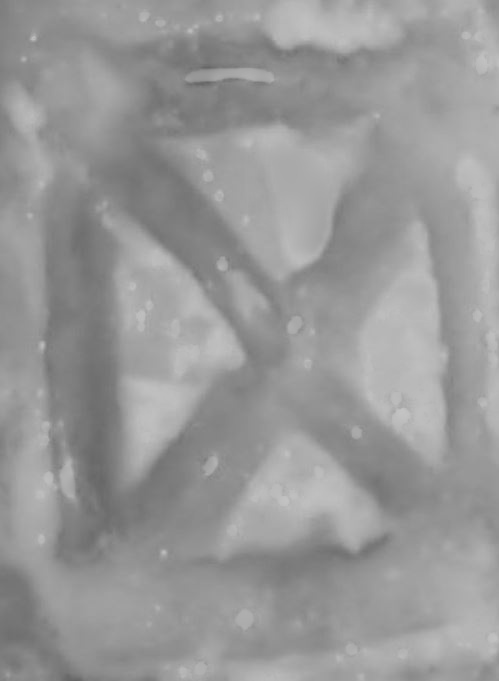
#> input picture Pycode/ReflectionCorrected/Capture.JPG, 499 x 681 px
$ python morphologicalProcessing.py ../Pycode/ReflectionCorrected/Capture.JPG
#> lines starting #> are read from the running program, lines starting #| are printed output that depends on the picture; after the words box and inside, x2 and y2 are one past the last pixel; in counts of white or black regions, pixels touching at a corner belong together
from matplotlib import pyplot as plt
import sys,os
import cv2
from skimage.morphology import erosion, dilation, opening, closing, white_tophat
from skimage.morphology import disk
from sklearn.cluster import DBSCAN
from sklearn.preprocessing import StandardScaler
from sympy import Point,Line
import numpy as np
import math


def binarize(img):
  mask = cv2.adaptiveThreshold(img,255,cv2.ADAPTIVE_THRESH_GAUSSIAN_C,cv2.THRESH_BINARY,51,5)
  return(mask)


# [61 lines left out: functions getPoints, getAllAngles, getSquares, distance, not called in this run]

img = cv2.imread(sys.argv[1],cv2.IMREAD_UNCHANGED)
#> img is the input picture: shape (681, 499); min 100, max 196, mean 152
img = cv2.cvtColor(img, cv2.COLOR_BGRA2BGR)
gray = cv2.cvtColor(img,cv2.COLOR_BGR2GRAY)

selem = disk(9)
eroded = erosion(gray, selem)
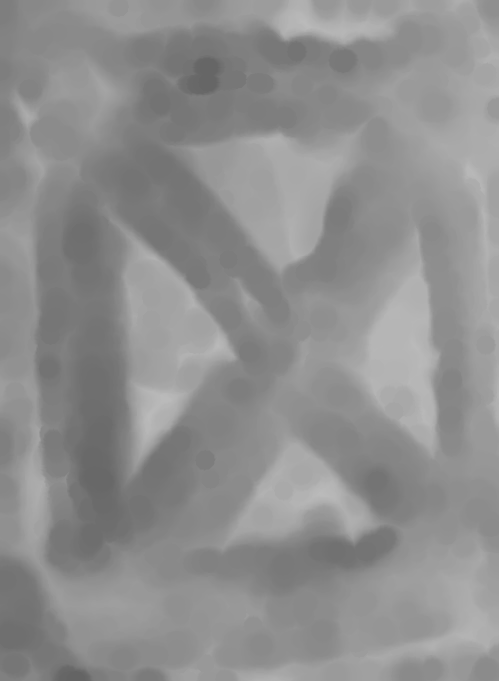
#> eroded: shape (681, 499); min 100, max 187, mean 142.9


sigI,sigS = 7,7
kbsize = -1
blurred = cv2.bilateralFilter(eroded,kbsize,sigI,sigS)
blurred = cv2.bilateralFilter(blurred,kbsize,sigI,sigS)
blurred = cv2.bilateralFilter(blurred,kbsize,sigI,sigS)
blurred = cv2.GaussianBlur(blurred,(3,3),cv2.BORDER_DEFAULT)
edges = cv2.Canny(blurred,60,150)
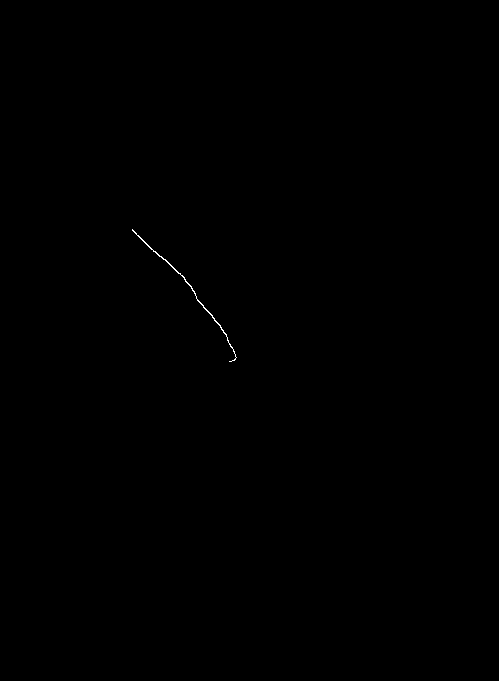
#> edges: shape (681, 499); 0.07% white in thin lines or dots, all inside (x1, y1, x2, y2) = (132, 229, 237, 362)

# distance_thres = 900
lines = cv2.HoughLines(edges,1,np.pi/180,65)
#> lines = [[83, 2.3]]


scaler = StandardScaler()
X = lines.copy()
#> X = [[83, 2.3]]
X = X.reshape(lines.shape[0],lines.shape[2])
scaler.fit(X)
X = scaler.transform(X)
#> X = [[0, 0]]
clustering = DBSCAN(eps=0.3, min_samples=2).fit(X)
# lines = lines.reshape(lines.shape[0],-1,lines.shape[1])

labels = clustering.labels_
#> labels = [-1]
labToColour = {}
centriods = {}

shwSquare = img.copy() # remove this later

for i,line in enumerate(lines):
  rho = line[0][0]
  theta = line[0][1]
  a = np.cos(theta)
  b = np.sin(theta)
  x0 = a*rho
  y0 = b*rho
  x1 = int(x0 + 1000*(-b))
  y1 = int(y0 + 1000*(a))
  x2 = int(x0 - 1000*(-b))
  y2 = int(y0 - 1000*(a))
  # dist = distance(x1,y1,x2,y2,c0,c1)
  # if dist<=distance_thres:
  if labels[i] == -1:
    continue
  if labels[i] not in labToColour:
    labToColour[labels[i]] = (int((np.random.rand(1)*255)[0]),int((np.random.rand(1)*255)[0]),int((np.random.rand(1)*255)[0]))
    centriods[labels[i]] = np.array([rho,theta,1])
  else:
    centriods[labels[i]] = centriods[labels[i]] + np.array([rho,theta,1])
  color = labToColour[labels[i]]
#> this loop made 1 pass
#> (rho, theta, a, b, x0, y0, x1, y1) on pass 1: (83, 2.3, -0.669, 0.743, -55.54, 61.68, -798, -607)
#> after the loop, centriods = 0 items; labToColour = 0 items
  # cv2.line(img,(x1,y1),(x2,y2),color,1)


centriodLines = []

for i in centriods:
  rho = centriods[i][0]/centriods[i][2]
  theta = centriods[i][1]/centriods[i][2]
  centriodLines.append([rho,theta])
  a = np.cos(theta)
  b = np.sin(theta)
  x0 = a*rho
  y0 = b*rho
  x1 = int(x0 + 1000*(-b))
  y1 = int(y0 + 1000*(a))
  x2 = int(x0 - 1000*(-b))
  y2 = int(y0 - 1000*(a))
  color = labToColour[i]
  cv2.line(img,(x1,y1),(x2,y2),color,3)
#> this loop made 0 passes
#> after the loop, centriodLines = []

print(labToColour)

squares = centriodLines
#> squares = []
if len(centriodLines)>4:
  squares = getSquares(centriodLines)

print(squares)

for i,_ in enumerate(squares):
  rho = squares[i][0]
  theta = squares[i][1]
  a = np.cos(theta)
  b = np.sin(theta)
  x0 = a*rho
  y0 = b*rho
  x1 = int(x0 + 1000*(-b))
  y1 = int(y0 + 1000*(a))
  x2 = int(x0 - 1000*(-b))
  y2 = int(y0 - 1000*(a))
  color = (int((np.random.rand(1)*255)[0]),int((np.random.rand(1)*255)[0]),int((np.random.rand(1)*255)[0]))
  cv2.line(shwSquare,(x1,y1),(x2,y2),color,2)


# cv2.imshow("Eroded",eroded)
cv2.imshow("Original",blurred)
cv2.imshow("Edges",edges)
cv2.imshow('houghlines',img)
cv2.imshow('Square',shwSquare)
# cv2.imshow("binary",binary)

cv2.waitKey(0)
cv2.destroyAllWindows()
